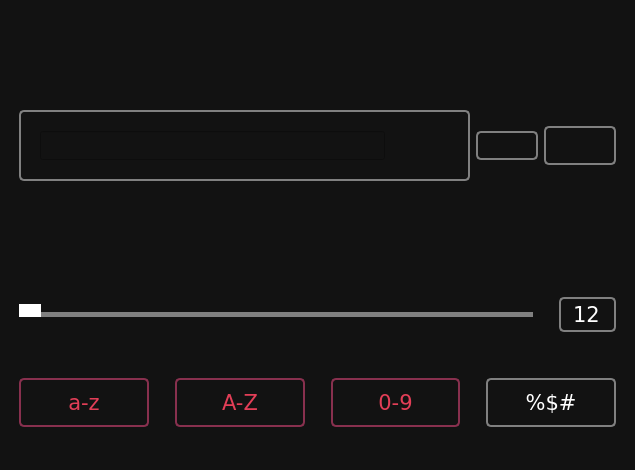
<?xml version="1.0" encoding="UTF-8"?>
<ui version="4.0">
 <class>MainWindow</class>
 <widget class="QMainWindow" name="MainWindow">
  <property name="geometry">
   <rect>
    <x>0</x>
    <y>0</y>
    <width>635</width>
    <height>470</height>
   </rect>
  </property>
  <property name="windowTitle">
   <string>Generate Password</string>
  </property>
  <property name="windowIcon">
   <iconset resource="resources.qrc">
    <normaloff>:/icon/venv/data/icons/pass_log.ico</normaloff>:/icon/venv/data/icons/pass_log.ico</iconset>
  </property>
  <property name="styleSheet">
   <string notr="true">/*Основное окно */
QWidget{
    background-color: #121212 ;
    color: white;
    font-family: Verdana;
    font-size: 16pt;
    margin: 10px;
}
/*Кнопки*/
QPushButton{
    border: 2px solid gray;
    border-radius: 5px;
}

QPushButton#btn_lower, #btn_upper, #btn_special, #btn_digit{
    padding: 10px;
}

QPushButton:hover{
    border-color: #090;
}

QPushButton:pressed{
    border: 4px solid #090;
    border-radius: 5px;
}

QPushButton:checked{
    background-color: #006300;
    border-color: #090;
}
QPushButton:checked{
    background-color: #006300;
    border-color: #090;
}</string>
  </property>
  <widget class="QWidget" name="centralwidget">
   <property name="styleSheet">
    <string notr="true">/*Основное окно */
QWidget{
    background-color: #121212 ;
    color: white;
    font-family: Verdana;
    font-size: 16pt;
    margin: 10px;
}
/*Кнопки*/
QPushButton{
    border: 2px solid gray;
    border-radius: 5px;
}

QPushButton#btn_lower, #btn_upper, #btn_special, #btn_digit{
    padding: 10px;
}

QPushButton:hover{
    border-color: #88304E;
}

QPushButton:pressed{
    background-color: #522546;
    border-radius: 5px;
	border-color:#ABEDD8
}

QPushButton:checked{
    
    border-color: #88304E;
	color: #E23E57
}
</string>
   </property>
   <layout class="QVBoxLayout" name="verticalLayout">
    <item>
     <widget class="QPushButton" name="icon_lock">
      <property name="enabled">
       <bool>false</bool>
      </property>
      <property name="styleSheet">
       <string notr="true">border:none;</string>
      </property>
      <property name="text">
       <string/>
      </property>
      <property name="icon">
       <iconset>
        <disabledon>:/icon/venv/data/icons/lock.svg</disabledon>
       </iconset>
      </property>
      <property name="iconSize">
       <size>
        <width>100</width>
        <height>100</height>
       </size>
      </property>
     </widget>
    </item>
    <item>
     <layout class="QHBoxLayout" name="layoyt_pass">
      <item>
       <widget class="QFrame" name="frame_pass">
        <property name="enabled">
         <bool>true</bool>
        </property>
        <property name="sizePolicy">
         <sizepolicy hsizetype="Minimum" vsizetype="Preferred">
          <horstretch>0</horstretch>
          <verstretch>0</verstretch>
         </sizepolicy>
        </property>
        <property name="styleSheet">
         <string notr="true">QFrame{
	border: 2px solid gray;
	border-radius: 5px;
	margin-right: 0;
}

QFrame:hover{
	border-color: #090;
}</string>
        </property>
        <property name="frameShape">
         <enum>QFrame::StyledPanel</enum>
        </property>
        <property name="frameShadow">
         <enum>QFrame::Raised</enum>
        </property>
        <layout class="QHBoxLayout" name="horizontalLayout_2">
         <item>
          <widget class="QLineEdit" name="line_pass">
           <property name="styleSheet">
            <string notr="true">QlineEdit{
	border: none;
	margin: 0;
	font-size: 20pt;
}</string>
           </property>
          </widget>
         </item>
         <item>
          <widget class="QPushButton" name="btn_visibilaty">
           <property name="cursor">
            <cursorShape>PointingHandCursor</cursorShape>
           </property>
           <property name="styleSheet">
            <string notr="true">QPushButton{
	border: none;
	margin: 0;
	background-color: transparent;
}</string>
           </property>
           <property name="text">
            <string/>
           </property>
           <property name="icon">
            <iconset resource="resources.qrc">
             <normaloff>:/icon/venv/data/icons/visibility_off.svg</normaloff>
             <normalon>:/icon/venv/data/icons/visibility.svg</normalon>:/icon/venv/data/icons/visibility_off.svg</iconset>
           </property>
           <property name="iconSize">
            <size>
             <width>30</width>
             <height>30</height>
            </size>
           </property>
           <property name="checkable">
            <bool>true</bool>
           </property>
          </widget>
         </item>
        </layout>
       </widget>
      </item>
      <item>
       <widget class="QPushButton" name="btn_refresh">
        <property name="cursor">
         <cursorShape>PointingHandCursor</cursorShape>
        </property>
        <property name="styleSheet">
         <string notr="true">QPushButton{
	margin-left: 0;
	margin-right: 0;
}</string>
        </property>
        <property name="text">
         <string/>
        </property>
        <property name="icon">
         <iconset>
          <normalon>:/icon/venv/data/icons/refresh.svg</normalon>
         </iconset>
        </property>
        <property name="iconSize">
         <size>
          <width>52</width>
          <height>52</height>
         </size>
        </property>
       </widget>
      </item>
      <item>
       <widget class="QPushButton" name="btn_copy">
        <property name="cursor">
         <cursorShape>PointingHandCursor</cursorShape>
        </property>
        <property name="styleSheet">
         <string notr="true">QPushButton{
	padding: 5px;
	margin-left: 0;
}</string>
        </property>
        <property name="text">
         <string/>
        </property>
        <property name="icon">
         <iconset>
          <normalon>:/icon/venv/data/icons/content_copy.svg</normalon>
         </iconset>
        </property>
        <property name="iconSize">
         <size>
          <width>42</width>
          <height>42</height>
         </size>
        </property>
       </widget>
      </item>
     </layout>
    </item>
    <item>
     <layout class="QHBoxLayout" name="layout_info">
      <item>
       <widget class="QLabel" name="label_strength">
        <property name="sizePolicy">
         <sizepolicy hsizetype="Preferred" vsizetype="Maximum">
          <horstretch>0</horstretch>
          <verstretch>0</verstretch>
         </sizepolicy>
        </property>
        <property name="text">
         <string/>
        </property>
        <property name="alignment">
         <set>Qt::AlignCenter</set>
        </property>
       </widget>
      </item>
      <item>
       <widget class="QLabel" name="label_entopy">
        <property name="sizePolicy">
         <sizepolicy hsizetype="Preferred" vsizetype="Maximum">
          <horstretch>0</horstretch>
          <verstretch>0</verstretch>
         </sizepolicy>
        </property>
        <property name="text">
         <string/>
        </property>
        <property name="alignment">
         <set>Qt::AlignCenter</set>
        </property>
       </widget>
      </item>
     </layout>
    </item>
    <item>
     <layout class="QHBoxLayout" name="layout_length">
      <item>
       <widget class="QSlider" name="slider_length">
        <property name="cursor">
         <cursorShape>PointingHandCursor</cursorShape>
        </property>
        <property name="styleSheet">
         <string notr="true">/*slidet*/
QSlider::groOve:horizontal{
	background-color: transparent;
	height: 5px;
}

QSlider::sub-page:horizontal{
	background-color: #F6416C;
}

QSlider::add-page:horizontal{
	background-color: gray;
}

QSlider::handle:horizontal{
	background-color: white;
	width: 22px;
	border-radius: 10px;
	margin-top:-8px;
	border-bottom: -8px;
}</string>
        </property>
        <property name="minimum">
         <number>0</number>
        </property>
        <property name="maximum">
         <number>100</number>
        </property>
        <property name="orientation">
         <enum>Qt::Horizontal</enum>
        </property>
       </widget>
      </item>
      <item>
       <widget class="QSpinBox" name="spinbox_length">
        <property name="styleSheet">
         <string notr="true">QSpinBox{
	border: 2px solid gray;
	border-radius: 5px;
	background: transparent;
	padding: 2px;
}

QSpinBox:hover{
	border-color: #009900;
}</string>
        </property>
        <property name="alignment">
         <set>Qt::AlignCenter</set>
        </property>
        <property name="buttonSymbols">
         <enum>QAbstractSpinBox::NoButtons</enum>
        </property>
        <property name="maximum">
         <number>100</number>
        </property>
        <property name="value">
         <number>12</number>
        </property>
       </widget>
      </item>
     </layout>
    </item>
    <item>
     <layout class="QHBoxLayout" name="layout_characters">
      <item>
       <widget class="QPushButton" name="btn_lower">
        <property name="cursor">
         <cursorShape>PointingHandCursor</cursorShape>
        </property>
        <property name="text">
         <string>a-z</string>
        </property>
        <property name="checkable">
         <bool>true</bool>
        </property>
        <property name="checked">
         <bool>true</bool>
        </property>
       </widget>
      </item>
      <item>
       <widget class="QPushButton" name="btn_upper">
        <property name="cursor">
         <cursorShape>PointingHandCursor</cursorShape>
        </property>
        <property name="text">
         <string>A-Z</string>
        </property>
        <property name="checkable">
         <bool>true</bool>
        </property>
        <property name="checked">
         <bool>true</bool>
        </property>
       </widget>
      </item>
      <item>
       <widget class="QPushButton" name="btn_digit">
        <property name="cursor">
         <cursorShape>PointingHandCursor</cursorShape>
        </property>
        <property name="text">
         <string>0-9</string>
        </property>
        <property name="checkable">
         <bool>true</bool>
        </property>
        <property name="checked">
         <bool>true</bool>
        </property>
       </widget>
      </item>
      <item>
       <widget class="QPushButton" name="btn_special">
        <property name="cursor">
         <cursorShape>PointingHandCursor</cursorShape>
        </property>
        <property name="text">
         <string>%$#</string>
        </property>
        <property name="checkable">
         <bool>true</bool>
        </property>
       </widget>
      </item>
     </layout>
    </item>
   </layout>
  </widget>
 </widget>
 <resources>
  <include location="resources.qrc"/>
 </resources>
 <connections/>
</ui>
